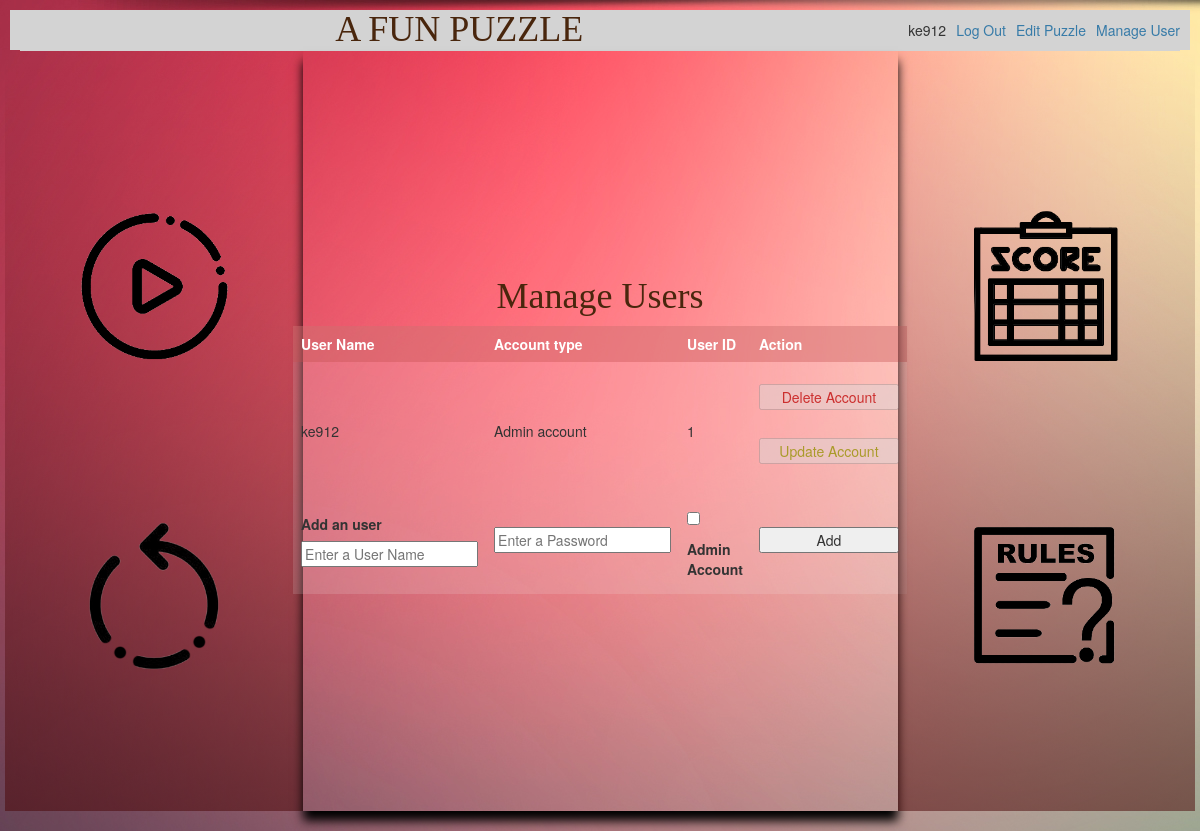
The app's page /manage (signed in), older data.
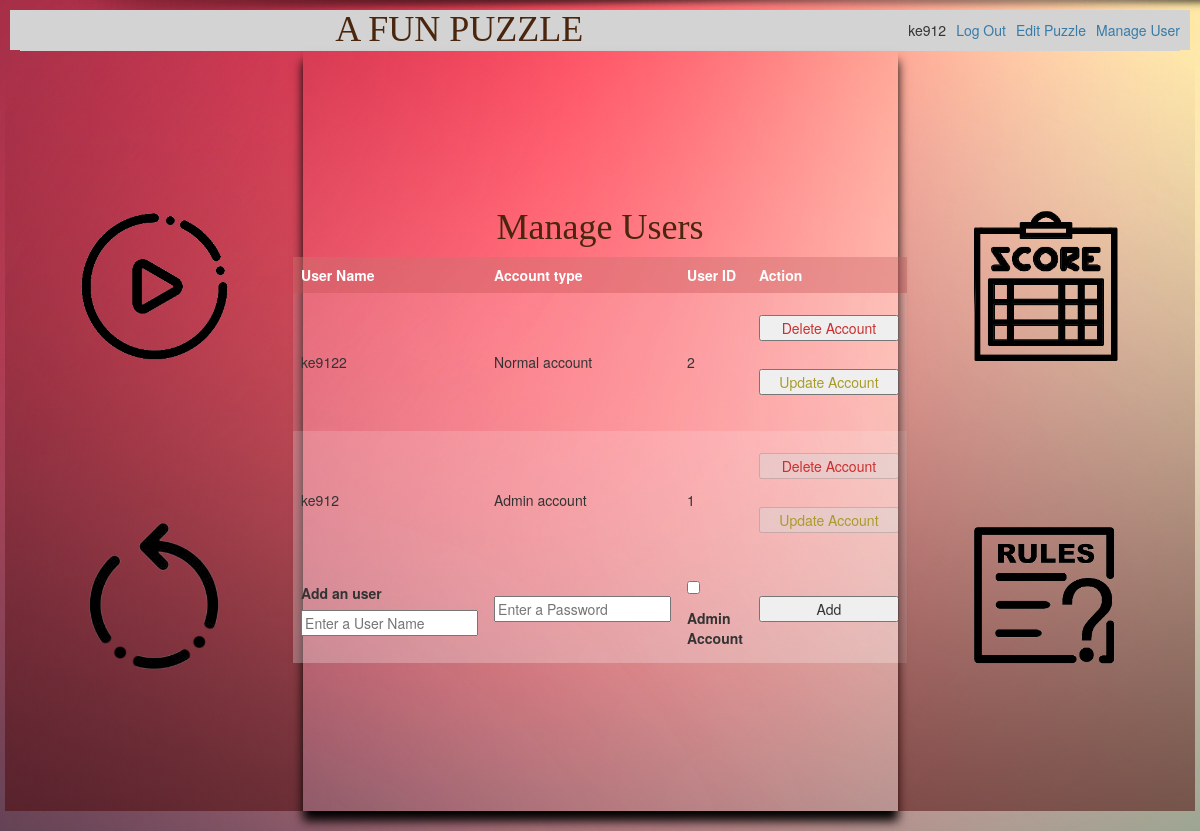
The same page, newer data.
### tables this page shows
CREATE TABLE user (
  id INTEGER PRIMARY KEY AUTOINCREMENT,
  username TEXT UNIQUE NOT NULL,
  password TEXT NOT NULL,
  isadmin INTEGER NOT NULL

);

### flaskapp/play.py (the view, shortened to what this page needs)
@bp.route('/manage', methods=('GET', 'POST'))
@login_required
def manage():
    db = get_db()
    users = db.execute(
        'SELECT id, username, isadmin'
        ' FROM user '
        ' ORDER BY id DESC'
    ).fetchall()
    return render_template('play/manage.html', users=users)

### flaskapp/auth.py (called while the page is built)
@bp.before_app_request
def load_logged_in_user():
    user_id = session.get('user_id')
    if user_id is None:
        g.user = None
    else:
        g.user = get_db().execute(
            'SELECT * FROM user WHERE id = ?', (user_id,)
        ).fetchone()

def login_required(view):
    @functools.wraps(view)
    def wrapped_view(**kwargs):
        if g.user is None:
            return redirect(url_for('auth.login'))
        return view(**kwargs)
    return wrapped_view

### flaskapp/db.py (called while the page is built)
def get_db():
    if 'db' not in g:
        g.db = sqlite3.connect(
            current_app.config['DATABASE'],
            detect_types=sqlite3.PARSE_DECLTYPES
        )
        g.db.row_factory = sqlite3.Row
    return g.db

### flaskapp/templates/play/manage.html (shortened to what this page needs)
{% extends 'base.html' %}
{% block content %}
    {% if g.user['isadmin'] == 1 %}
    <div class="row">
      <div class="col-xs-12">
        <h1>{% block title %}Manage Users {% endblock %}</h1>
      </div>
      <div class="col-xs-12">
        <table id="scoreboard">
          <tr>
            <th>User Name</th>
            <th>Account type</th>
            <th>User ID</th>
            <th>Action</th>
          </tr>
          {% for user in users %}
          <tr>
            <td>{{ user[1] }}</td>
            {% if user[2] == 1 %}
            <td>Admin account</td>
            {% else %}
            <td>Normal account {{user[3]}}</td>
            {% endif %}
            <td>{{ user[0] }}</td>
            <td>
              {% if g.user['id'] != user['id'] %}
              <form action="{{ url_for('play.delete', id=user['id']) }}" method="post">
                <input class="danger actions" type="submit" value="Delete Account">
              </form>
              <form action="{{ url_for('play.changeaccounttype', id=user['id']) }}" method="post">
                <input class="warning actions" type="submit" value="Update Account">
              </form>
              {% else %}
              <form action="{{ url_for('play.delete', id=user['id']) }}" method="post">
                <input class="danger" type="submit" value="Delete Account" disabled>
              </form>
              <form action="{{ url_for('play.changeaccounttype', id=user['id']) }}" method="post">
                <input class="warning" type="submit" value="Update Account" disabled>
              </form>
              {% endif %}
            </td>
          </tr>
          {% endfor %}
          <tr>
            <form method="post">
              <td>
                <label for="username">Add an user</label>
                <input name="username" id="username" placeholder="Enter a User Name" required>
              </td>
              <td>
                <input type="password" name="password" id="password" placeholder="Enter a Password" required>
              </td>
              <td>
                <input type="checkbox" name="adminpass" id="adminpass" placeholder="" value="1">
                <label for="adminpass">Admin Account</label>
              </td>
              <td>
                <input type="submit" value="Add">
              </td>
            </form>
          </tr>
        </table>
      </div>
    </div>
    {% else %}
    <h1>Permission denied, Please contact admin to gain access.</h1>
    {% endif %}
{% endblock %}

### flaskapp/templates/base.html (shortened to what this page needs)
<!doctype html>
<link rel="stylesheet" href="https://maxcdn.bootstrapcdn.com/bootstrap/3.4.1/css/bootstrap.min.css">
<link rel="stylesheet" href="{{ url_for('static', filename='css/style.css') }}">
<nav>
  <h1>A FUN PUZZLE</h1>
  <ul>
    {% if g.user %}
      <li><span>{{ g.user['username'] }}</span>
      <li><a href="{{ url_for('auth.logout') }}">Log Out</a>
      {% if g.user['isadmin'] == 1 %}
      <li><a href="{{ url_for('play.edit') }}">Edit Puzzle</a>
      <li><a href="{{ url_for('play.manage') }}">Manage User</a>
      {% endif %}
    {% else %}
      <li><a href="{{ url_for('auth.register') }}">Register</a>
      <li><a href="{{ url_for('auth.login') }}">Log In</a>
    {% endif %}
  </ul>
</nav>
<section class="content">
  <header>
  </header>
  <div class="row" >
    <div class="col-sm-3 col-xs-12 centerdiv maindivs">
      <div class="row">
        <div class="col-sm-12 col-xs-6 btndiv">
          <a href="/play#play">
            <div class="play buttondiv">
            </div>
          </a>
        </div>
        <div class="col-sm-12 col-xs-6 btndiv">
          <a href="/restart">
            <div class="restart buttondiv">
            </div>
          </a>
        </div>
      </div>
    </div>
    <div class="col-sm-6 col-xs-12 gamediv maindivs" id="play">
  {% block content %}
  {% endblock %}
</div>
<div class="col-sm-3 col-xs-12 centerdiv maindivs">
  <div class="row">
    <div class="col-sm-12 col-xs-6 btndiv">
      <a href="/score">
        <div class="score buttondiv">
        </div>
      </a>
    </div>
    <div class="col-sm-12 col-xs-6 btndiv">
      <a href="/rules">
        <div class="rules buttondiv">
        </div>
      </a>
    </div>
  </div>
</div>
</div>
</section>

Row changes from the older to the newer data that the page shows:
added user: username "ke9122", id "2"
